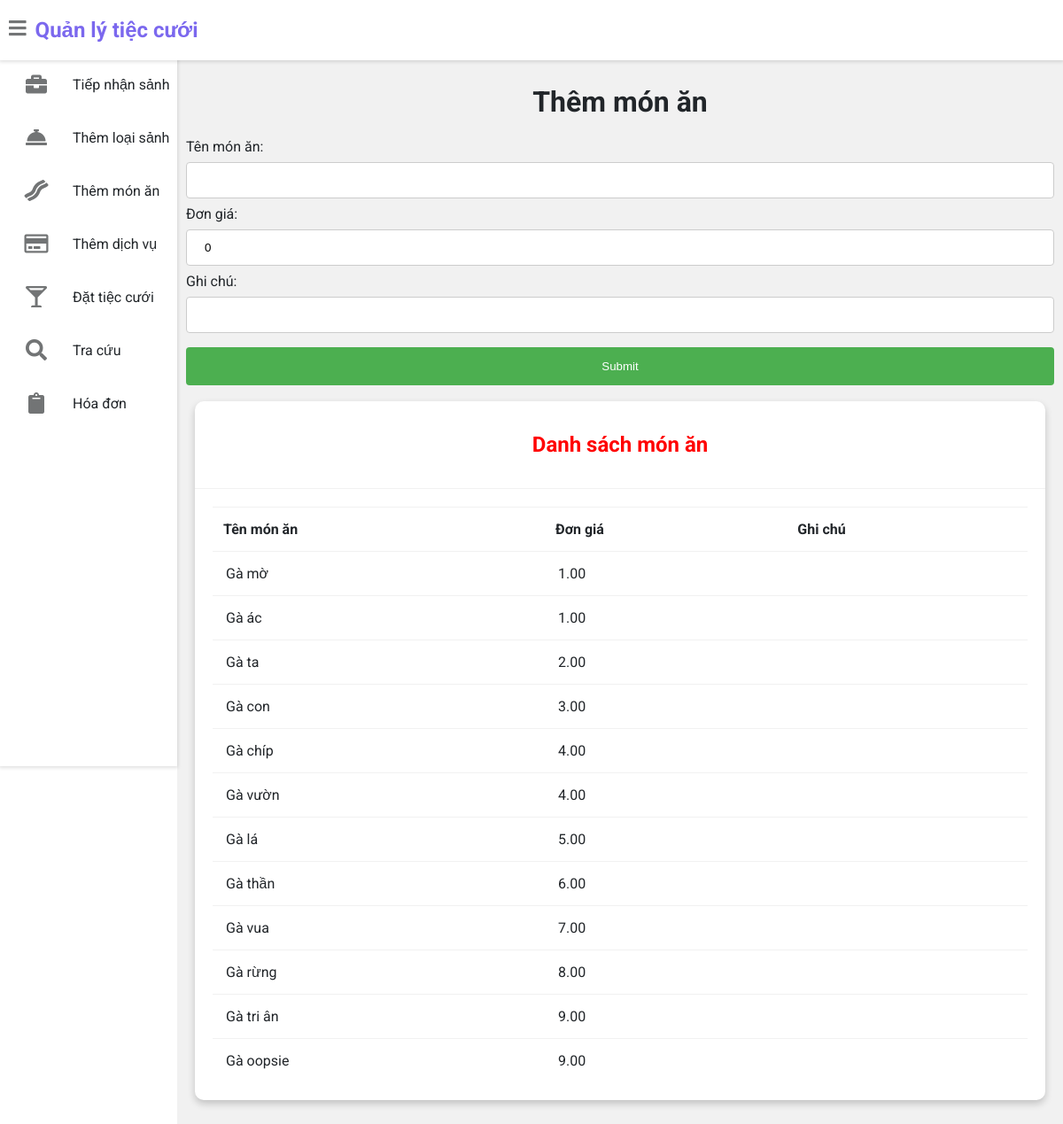
The page /themmonan on the database its author committed.
### tieccuoi/models.py (models this page shows, shortened)
class MonAn(models.Model):
    MaMonAn = models.AutoField(primary_key=True)
    TenMonAn = models.CharField(max_length=40)
    DonGia = models.DecimalField(decimal_places=2, default=0, max_digits=14, validators=[validatePositive])
    GhiChu = models.CharField(max_length=20, blank=True, null=True)

### tieccuoi/views.py (the view)
# urls.py: path('themmonan', views.view_ThemMonAn, name='themMonAn'),
def view_ThemMonAn(request):
    if request.method == 'POST':
        form = ThemMonAn(request.POST)
        if form.is_valid():
            num = ThamSo.objects.filter(TenThamSo='MaxMonAn')[0].GiaTri
            if MonAn.objects.count() >= num:
                messages.warning(request, 'Vượt quá giới hạn món ăn')
            else:
                form.save()
                messages.success(request, 'Thêm món ăn thành công')
        else:
            messages.warning(request, 'Thông tin không hợp lệ')
    else:
        form = ThemMonAn()
    table = MonAn.objects.all()
    return render(request, 'tieccuoi/themmonan.html', {'form': form, 'table': table})

### tieccuoi/forms.py
class ThemMonAn(ModelForm):
    class Meta:
        model = MonAn
        fields = ('TenMonAn', 'DonGia', 'GhiChu')
        labels = {
            'TenMonAn': 'Tên món ăn',
            'DonGia': 'Đơn giá',
            'GhiChu': 'Ghi chú'
        }

### templates/tieccuoi/themmonan.html (shortened to what this page needs)
{% extends 'tieccuoi/base.html' %}
{% load widget_tweaks %}
{% block content %}
<head>
</head>
<div class="wrapper">
    <h1 style="text-align:center;">Thêm món ăn</h1>
    <div>
        <form method="post">
            {{ form }}
            <input type="submit" value="Submit">
        </form>
    </div>
    <div class="row">
        <div class="col-12 col-m-12 col-sm-12">
            <div class="card">
                <div class="card-header">
                    <h2 style="color:red; text-align:center" >Danh sách món ăn</h2>
                </div>
                <div class="card-content">
                    <table>
                        <thead>
                            <tr>
                                <th>Tên món ăn</th>
                                <th>Đơn giá</th>
                                <th>Ghi chú</th>
                            </tr>
                        </thead>
                        <tbody>
            {% for row in table %}
            <tr>
              <td>{{row.TenMonAn}}</td>
              <td>{{row.DonGia}}</td>
              <td>{{row.GhiChu|default_if_none:"&nbsp;"}}</td>
            </tr>
            {% endfor %}
                        </tbody>
                    </table>
                </div>
            </div>
        </div>
</div>
{% endblock content %}

### static/style.css (style rules this page uses)
:root { --primary-color: #4834d4; --success-color: #6ab04c; --warning-color: #f0932b; --danger-color: #eb4d4b; --light-color: #212529; --light-second-color: #727475; --light-background: #ffffff; --light-second-background: #f1f1f1; --dark-color: #909090; --dark-second-color: #f5f6fa; --dark-background: #23242D; --dark-second-background: #181818; }
.light { --main-bg-color: var(--light-background); --second-bg-color: var(--light-second-background); --main-color: var(--light-color); --second-color: var(--light-second-color); }
* { box-sizing: border-box; }
body { font-family: 'Roboto', sans-serif; background: var(--main-bg-color); color: var(--main-color); margin: 0; }
.wrapper { padding: 10px; margin-left: 200px; padding-top: 75px; background: var(--second-bg-color); transition: margin-left .5s; }
.row { display: flex; flex-wrap: wrap; flex-direction: row; }
.row:after, .row:before { box-sizing: border-box; }
[class*="col-"] { padding: 10px; }
@media only screen and (min-width: 600px) { .col-sm-12 { width: 100%; } }
@media only screen and (min-width: 768px) { .col-m-12 { width: 100%; } }
@media only screen and (min-width: 992px) { .col-12 { width: 100%; } }
.card { background: var(--main-bg-color); color: var(--main-color); border-radius: 10px; margin-bottom: 10px; box-shadow: 0 4px 8px 0 rgba(0,0,0,0.2); }
.card-header { padding: 15px 30px; border-bottom: 1px solid var(--second-bg-color); position: relative; }
.card-content { padding: 20px; overflow-x: auto; }
table { border-collapse: collapse; width: 100%; }
table td { border-top: 1px solid var(--second-bg-color); padding: 15px; }
table th { border-top: 1px solid var(--second-bg-color); border-bottom: 1px solid var(--second-bg-color); padding: 15px 12px; text-align: left; }

### templates/tieccuoi/themmonan.html (style rules this page uses)
input[type=text], select,input[type=number] , textarea { width: 100%; padding: 12px 20px; margin: 8px 0; display: inline-block; border: 1px solid #ccc; border-radius: 4px; box-sizing: border-box; }
input[type=submit] { width: 100%; background-color: #4CAF50; color: white; padding: 14px 20px; margin: 8px 0; border: none; border-radius: 4px; cursor: pointer; }

### rows shown on the page
MonAn: TenMonAn "Gà mờ", DonGia "1.00"
MonAn: TenMonAn "Gà ác", DonGia "1.00"
MonAn: TenMonAn "Gà ta", DonGia "2.00"
MonAn: TenMonAn "Gà con", DonGia "3.00"
MonAn: TenMonAn "Gà chíp", DonGia "4.00"
MonAn: TenMonAn "Gà vườn", DonGia "4.00"
MonAn: TenMonAn "Gà lá", DonGia "5.00"
MonAn: TenMonAn "Gà thần", DonGia "6.00"
MonAn: TenMonAn "Gà vua", DonGia "7.00"
MonAn: TenMonAn "Gà rừng", DonGia "8.00"
MonAn: TenMonAn "Gà tri ân", DonGia "9.00"
MonAn: TenMonAn "Gà oopsie", DonGia "9.00"
